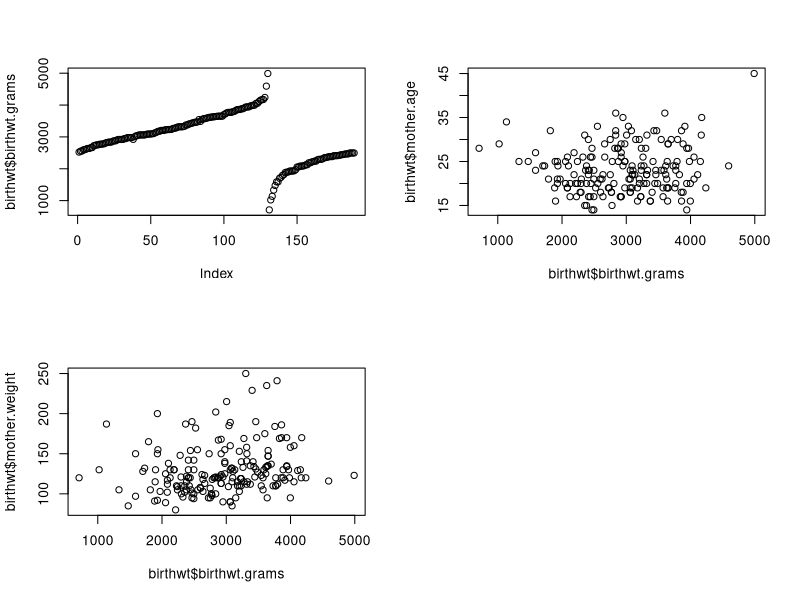
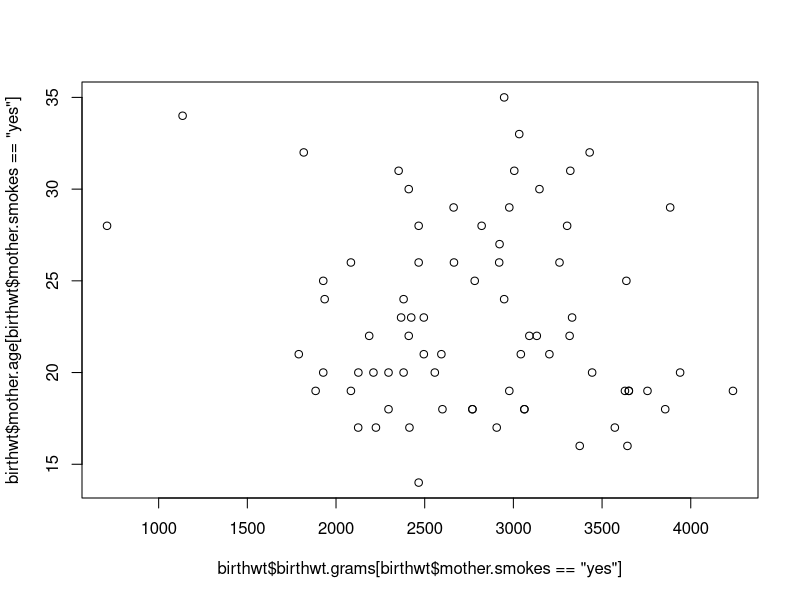
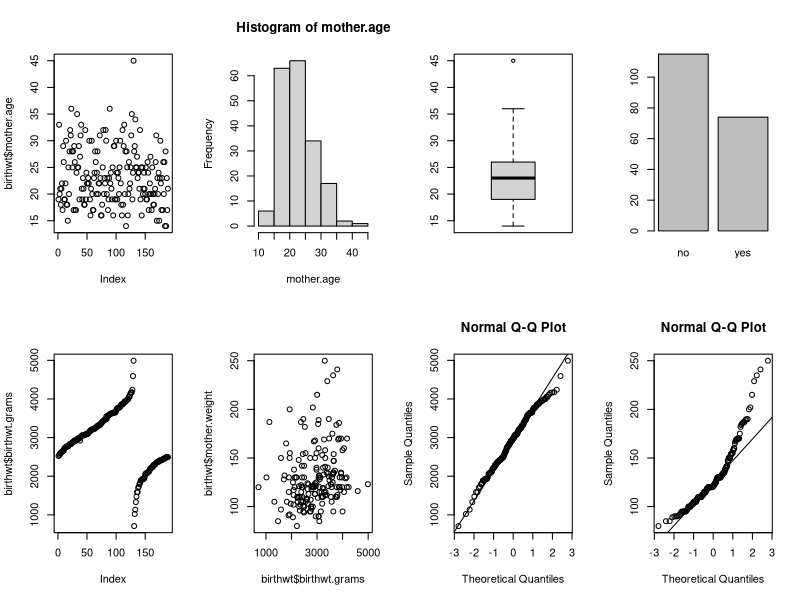
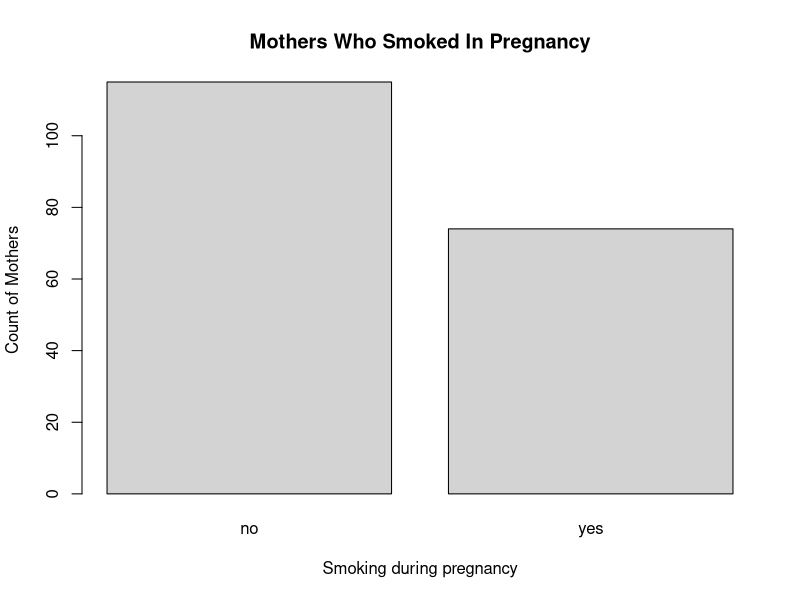
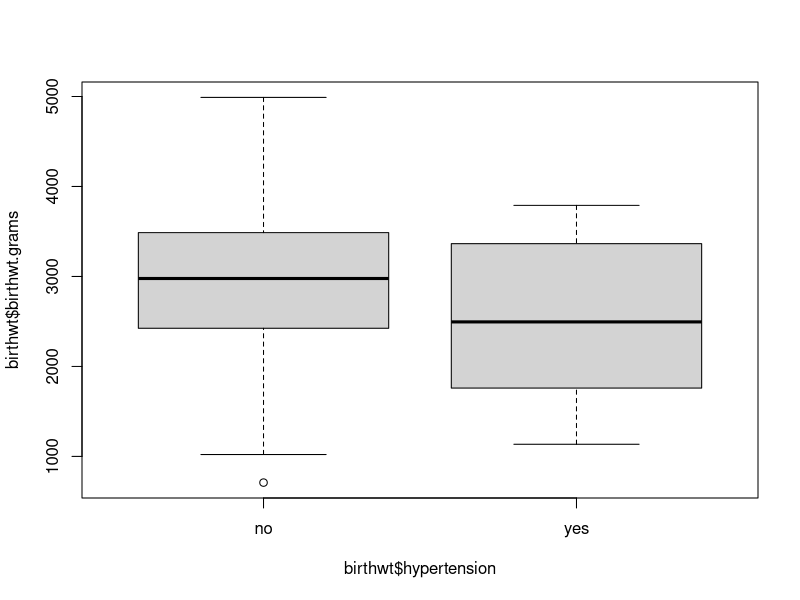
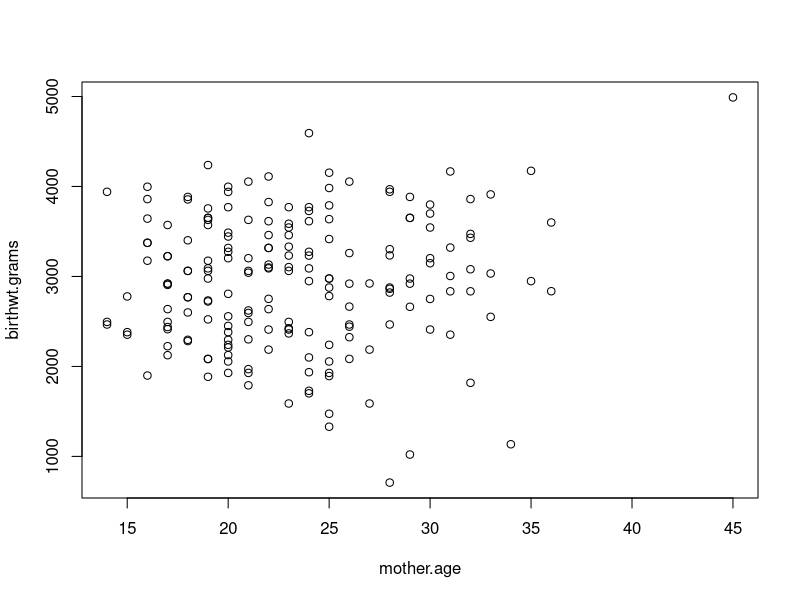
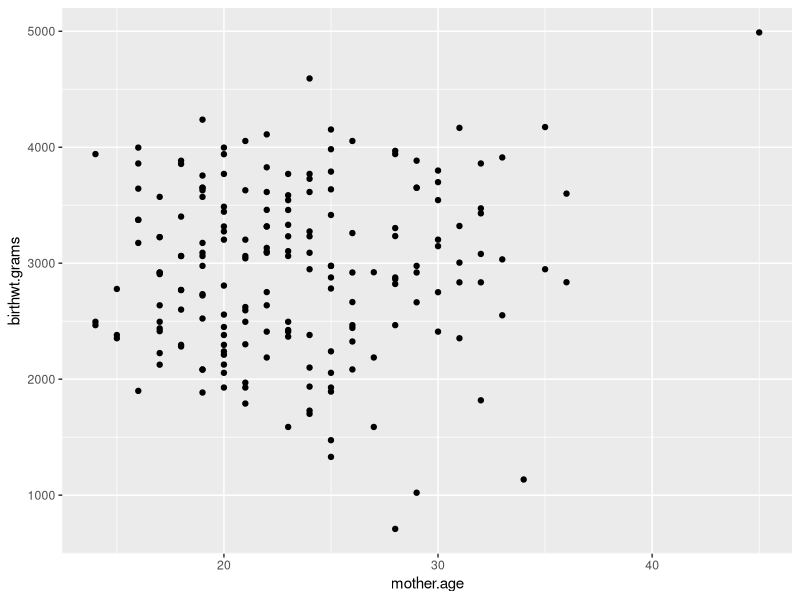
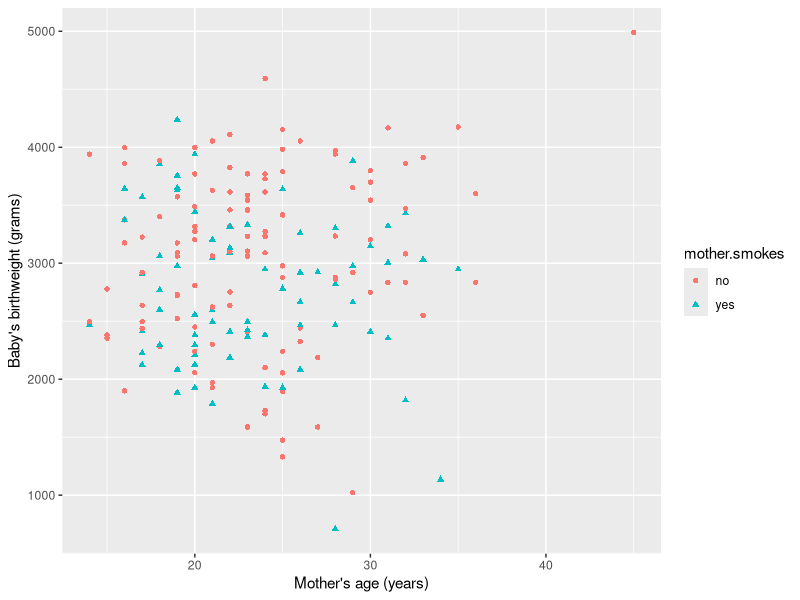

These figures' R source, in order:
## ---- chunk 1
library(MASS)
str(birthwt)
## ---- chunk 2
colnames(birthwt) 

# The default names are not very descriptive

colnames(birthwt) <- c("birthwt.below.2500", "mother.age", "mother.weight", 
    "race", "mother.smokes", "previous.prem.labor", "hypertension", "uterine.irr", 
    "physician.visits", "birthwt.grams")

# Better names!
## ---- chunk 3
library(plyr)
birthwt <- transform(birthwt, 
            race = as.factor(mapvalues(race, c(1, 2, 3), 
                              c("white","black", "other"))),
            mother.smokes = as.factor(mapvalues(mother.smokes, 
                              c(0,1), c("no", "yes"))),
            hypertension = as.factor(mapvalues(hypertension, 
                              c(0,1), c("no", "yes"))),
            uterine.irr = as.factor(mapvalues(uterine.irr, 
                              c(0,1), c("no", "yes"))),
            birthwt.below.2500 = as.factor(mapvalues(birthwt.below.2500,
                              c(0,1), c("no", "yes")))
            )
## ---- chunk 4
summary(birthwt)
mean(birthwt$birthwt.grams)
# Calculate mean for smokers and nonsmokers
sd(birthwt$birthwt.grams)
# Calculate standard deviation for smokers and nonsmokers
fivenum(birthwt$birthwt.grams)
# Calculate five number summary for smokers and nonsmokers
## ---- chunk 5
with(birthwt, tapply(birthwt.grams, INDEX = list(race, mother.smokes), FUN = mean)) 
with(birthwt, tapply(birthwt.grams, INDEX = list(race, mother.smokes), FUN = sd)) 
with(birthwt, tapply(birthwt.grams, INDEX = list(race, mother.smokes), FUN = median)) 
with(birthwt, tapply(birthwt.grams, INDEX = list(race, mother.smokes), FUN = IQR)) 
## ---- chunk 6
library(MASS)
with(birthwt, tapply(birthwt.grams, INDEX = list(race, mother.smokes), FUN = mean)) # tapply
with(birthwt, aggregate(birthwt.grams, by = list(race, mother.smokes), FUN = mean)) # aggregate
# What the average birthweight looks like when broken down by race and hypertention?
## ---- chunk 7
aggregate(birthwt.grams ~ race + mother.smokes, FUN=mean, data=birthwt)
## ---- chunk 8
table(birthwt$race,birthwt$mother.smokes)
weight.smoke.tbl <- with(birthwt, table(birthwt.below.2500, mother.smokes))
weight.smoke.tbl
# Create the first crosstab using with() function
## ---- chunk 9
par(mfrow = c(2,2))
plot(birthwt$birthwt.grams)
plot(birthwt$birthwt.grams,birthwt$mother.age)
plot(birthwt$birthwt.grams,birthwt$mother.weight)
cor(birthwt$birthwt.grams,birthwt$mother.weight)
cor(birthwt$birthwt.grams,birthwt$mother.age)  # Calculate correlation
# Calculate the correlation coefficient between birthweight and mother's age using with() function
## ---- chunk 10
par(mfrow = c(1,1))
plot(birthwt$birthwt.grams[birthwt$mother.smokes == "yes"], birthwt$mother.age[birthwt$mother.smokes == "yes"])
# Create previous plot using with() function
# Calculate the correlation coefficient for the previous plot using with() function
# Compute the summary statistics and correlation for nonsmokers and create a plot for it. 
## ---- chunk 11
by(data = birthwt, 
   INDICES = birthwt[,"mother.smokes"], 
   FUN = summary)
by(data = birthwt$birthwt.below.2500, 
   INDICES = birthwt["mother.smokes"], 
   FUN = summary)
by(data = birthwt$mother.weight, 
   INDICES = birthwt["mother.smokes"], 
   FUN = mean)
## ---- chunk 12
par(mfrow = c(2,4)) # Display plots in a single 2 x 2 figure 
plot(birthwt$mother.age)
with(birthwt, hist(mother.age))
with(birthwt, boxplot(mother.age))
plot(birthwt$mother.smokes)
plot(birthwt$birthwt.grams)
plot(birthwt$birthwt.grams,birthwt$mother.weight)
qqnorm(birthwt$birthwt.grams)
qqline(birthwt$birthwt.grams)
qqnorm(birthwt$mother.weight)
qqline(birthwt$mother.weight)
## ---- chunk 13
par(mfrow = c(1,1))
plot(birthwt$mother.smokes, 
     main = "Mothers Who Smoked In Pregnancy", 
     xlab = "Smoking during pregnancy", 
     ylab = "Count of Mothers",
     col = "lightgrey")
boxplot(birthwt$birthwt.grams~birthwt$hypertension)
# Create a boxplot for birthweights conditioned on smoking
# Create a boxplot for birthweights conditioned on physician visits
## ---- chunk 14
library(ggplot2)
## ---- chunk 15
with(birthwt, plot(mother.age, birthwt.grams))  # Base graphics 
qplot(x=mother.age, y=birthwt.grams, data=birthwt)  # using qplot from ggplot2
## ---- chunk 16
qplot(x=mother.age, y=birthwt.grams, data=birthwt,
      color = mother.smokes,
      shape = mother.smokes,
      xlab = "Mother's age (years)",
      ylab = "Baby's birthweight (grams)"
      ) 
## ---- chunk 17
ggplot(data=birthwt, aes(x=birthwt.grams, y=mother.age))
birthwt.plot <- ggplot(data=birthwt, aes(x=birthwt.grams, y=mother.age))
birthwt.plot + geom_point()
## ---- chunk 18
birthwt.plot + geom_point(size = 0.7, alpha = 0.3)
## ---- chunk 19
birthwt.plot <- ggplot(data=birthwt, aes(x=birthwt.grams, y=mother.age, colour = mother.smokes))
birthwt.plot + geom_point()
## ---- chunk 20
cPalette <- c("#999999", "navyblue")
birthwt.plot <- ggplot(data=birthwt, aes(x=birthwt.grams, y=mother.age, colour = mother.smokes))
birthwt.plot + geom_point() + scale_colour_manual(values=cPalette)
## ---- chunk 21
birthwt.plot <- ggplot(data=birthwt, aes(x=birthwt.grams, y=mother.age))
birthwt.plot + geom_point() + facet_wrap(~ mother.smokes)

birthwt.plot <- ggplot(data=birthwt, aes(x=birthwt.grams, y=mother.age, colour = mother.smokes))
birthwt.plot + geom_point() + facet_wrap(~ hypertension)
## ---- chunk 22
qplot(x = race, data = birthwt, geom = "bar")
## ---- chunk 23
base.plot <- ggplot(birthwt, aes(x = as.factor(physician.visits), y = birthwt.grams)) +
  xlab("Number of first trimester physician visits") +
  ylab("Baby's birthweight (grams)")
# Violin plot
base.plot + geom_violin()
## ---- chunk 24
bwt.summary <- aggregate(birthwt.grams ~ race + mother.smokes, data = birthwt, FUN = mean) # aggregate
bwt.summary
## ---- chunk 25
# Define basic aesthetic parameters
p.bwt <- ggplot(data = bwt.summary, aes(y = birthwt.grams, x = race, fill = mother.smokes))

# Pick colors for the bars
bwt.colors <- c("#009E73", "#999999")

# Display barchart
p.bwt + geom_bar(stat = "identity", position = "dodge") +
  ylab("Average birthweight") + 
  xlab("Mother's race") +
  guides(fill = guide_legend(title = "Mother's smoking status")) + 
  scale_fill_manual(values=bwt.colors)
## ---- chunk 26
by(data = birthwt[c("birthwt.grams", "mother.age")], 
   INDICES = birthwt["mother.smokes"], 
   FUN = function(x) {cor(x[,1], x[,2])})
## ---- chunk 27
ggplot(birthwt, aes(x=mother.age, y=birthwt.grams, shape=mother.smokes, color=mother.smokes)) + 
  geom_point() + # Adds points (scatterplot)
  geom_smooth(method = "lm") + # Adds regression lines
  ylab("Birth Weight (grams)") + # Changes y-axis label
  xlab("Mother's Age (years)") + # Changes x-axis label
  ggtitle("Birth Weight by Mother's Age") # Changes plot title
